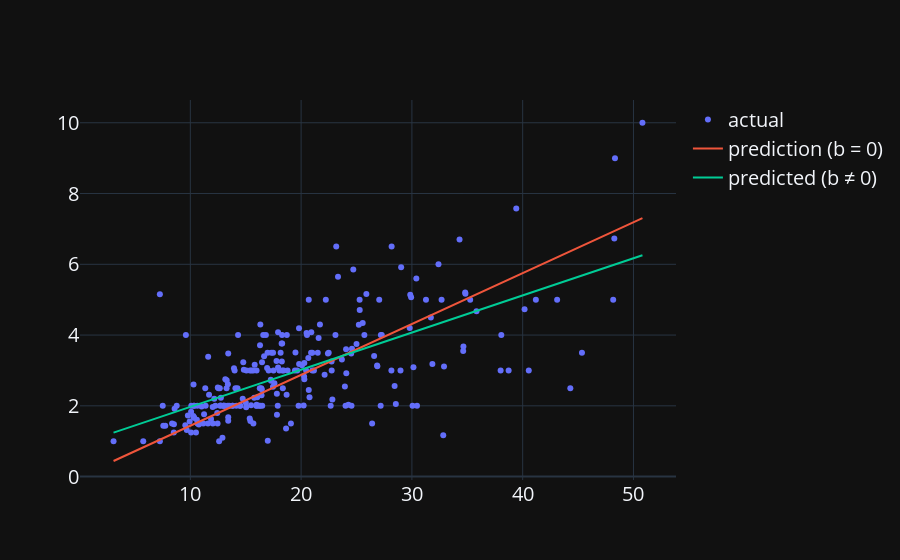

Notebook code for this chart:
### Code cell
#data['prediction_with_intercept'] = f_w_int.predict(data[["total_bill"]])
fig = go.Figure()
fig.add_trace(go.Scatter(x=data['total_bill'], y = data['tip'], mode = "markers", name = "actual"))
fig.add_trace(go.Scatter(x=data['total_bill'], y = data['prediction'], mode = "lines", name = "prediction (b = 0)"))
fig.add_trace(go.Scatter(x=data['total_bill'], y = data['prediction_with_intercept'], mode = "lines", name = "predicted (b ≠ 0)"))
fig.update_layout(font_size = 20)

### Figure 1 — Plotly figure (JSON) as saved in the notebook; plotly's stock layout.template omitted (floating-point values rounded to 4 significant figures; data arrays with more than 128 entries replaced by an {"elided": "..."} marker saying what was removed)
{"data": [{"mode": "markers", "name": "actual", "x": {"elided": "244 float values"}, "y": {"elided": "244 float values"}, "type": "scatter"}, {"mode": "lines", "name": "prediction (b = 0)", "x": {"elided": "244 float values"}, "y": {"elided": "244 float values"}, "type": "scatter"}, {"mode": "lines", "name": "predicted (b ≠ 0)", "x": {"elided": "244 float values"}, "y": {"elided": "244 float values"}, "type": "scatter"}], "layout": {"font": {"size": 20}}}
